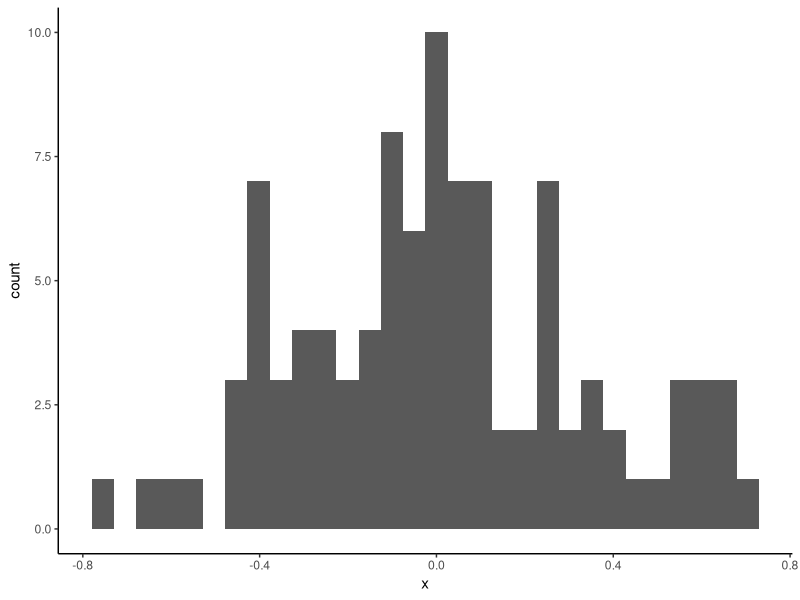
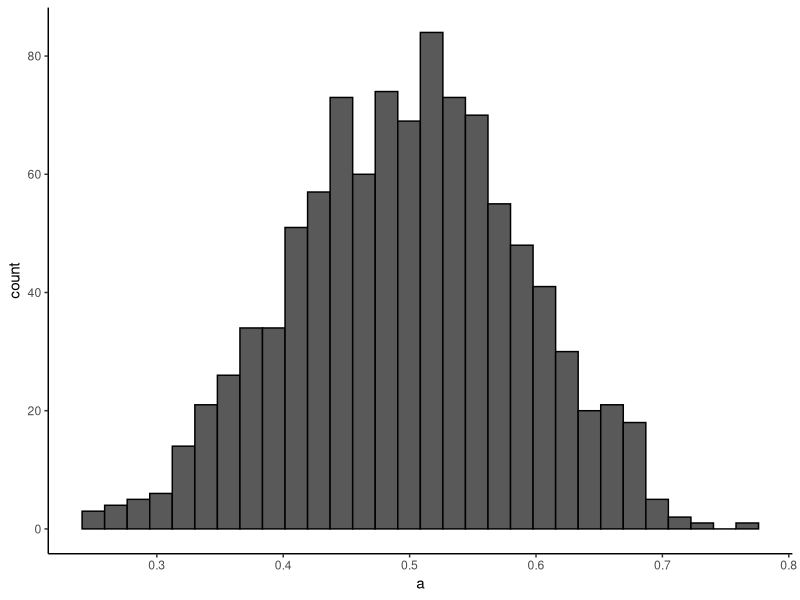
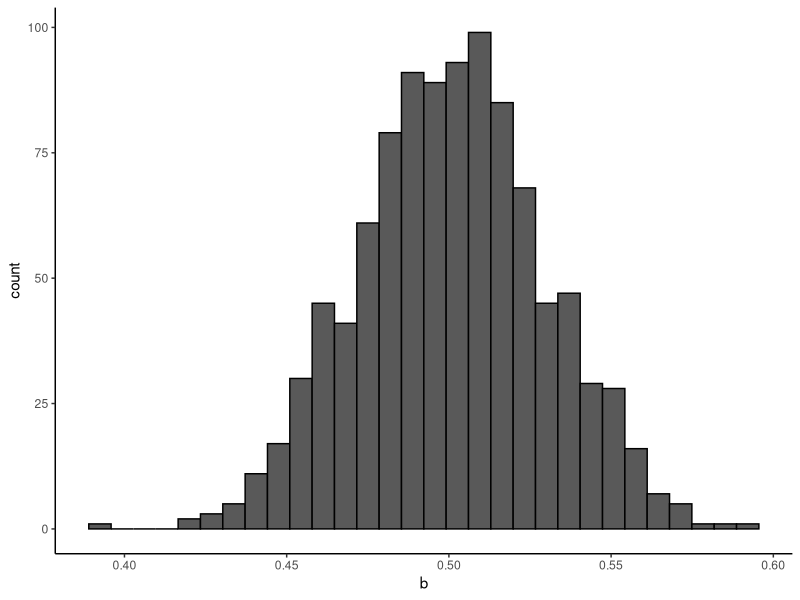
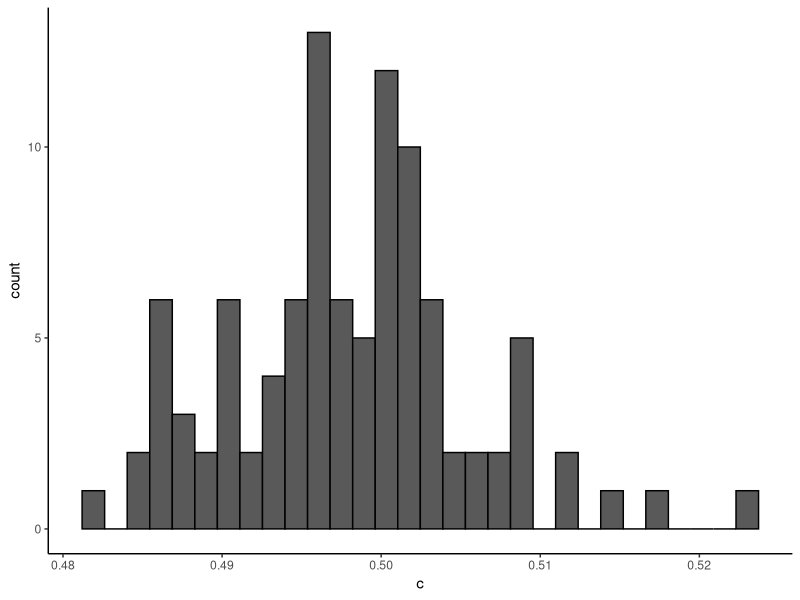
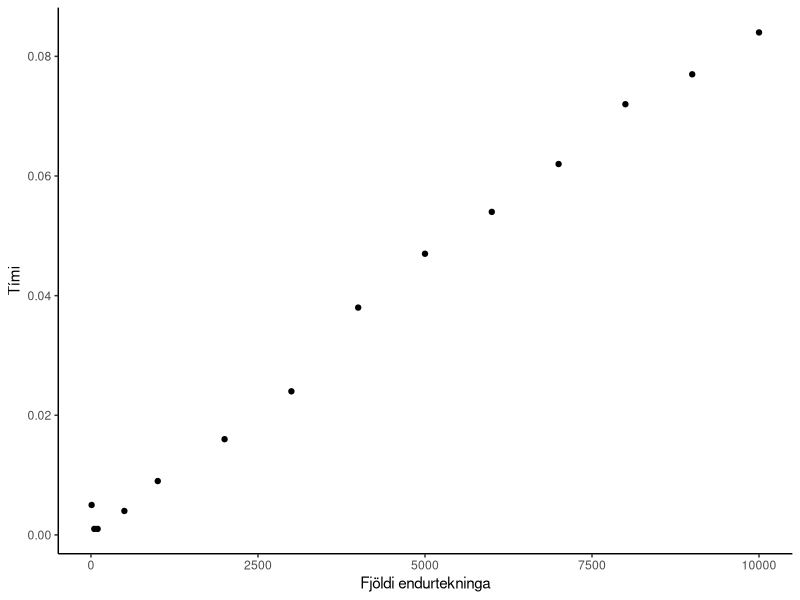

The R script that drew these images, in order:
## ---- chunk 1
library(ggplot2)
## ---- chunk 2
rnorm(100, mean=0, sd=1)
## ---- chunk 3
rnorm(50, mean=10, sd=5)
## ---- chunk 4
runif(30, min=0, max=10)
## ---- chunk 5
replicate(10, mean(rnorm(100)))
## ---- chunk 6
x <- replicate(100, mean(rnorm(10)))
xdata <- as.data.frame(x)

ggplot(xdata, aes(x=x)) + geom_histogram() + theme_classic()
## ---- chunk 7
a <- replicate(1000, mean(runif(10)))
adata <- as.data.frame(a)

ggplot(adata, aes(x=a)) + geom_histogram(colour="black") + theme_classic()
## ---- chunk 8
b <- replicate(1000, mean(runif(100)))
bdata <- as.data.frame(b)

ggplot(bdata, aes(x=b)) + geom_histogram(colour="black") + theme_classic()
## ---- chunk 9
c <- replicate(100, mean(runif(1000)))
cdata <- as.data.frame(c)

ggplot(cdata, aes(x=c)) + geom_histogram(colour="black") + theme_classic()
## ---- chunk 10
mean(xdata$x)
sd(xdata$x)
## ---- chunk 11
x2 <- replicate(1000000, mean(rnorm(10)))
xdata2 <- as.data.frame(x2)
## ---- chunk 12
mean(xdata2$x2)
sd(xdata2$x2)
## ---- chunk 13
system.time(replicate(100, mean(rnorm(10))))
## ---- chunk 14
system.time(replicate(1000, mean(rnorm(10))))
## ---- chunk 15
system.time(replicate(10000, mean(rnorm(10))))
## ---- chunk 16
system.time(replicate(100000, mean(rnorm(10))))
## ---- chunk 17
system.time(replicate(1000000, mean(rnorm(10))))
## ---- chunk 18
system.time(replicate(2000000, mean(rnorm(10))))
## ---- chunk 19
system.time(mean(1:10^8))
## ---- chunk 20
system.time(print(mean(1:10^8)))
## ---- chunk 21
x = c(10, 50, 100, 500, 1000, 2000, 3000, 4000, 5000, 6000, 7000, 8000, 9000, 10000)
y = c(0.005, 0.001, 0.001, 0.004, 0.009, 0.016, 0.024, 0.038, 0.047, 0.054, 0.062, 0.072, 0.077, 0.084)

timi.data <- data.frame(x, y)
## ---- chunk 22
ggplot(timi.data, aes(x=x, y=y)) + geom_point() + 
  xlab("Fjöldi endurtekninga") + ylab("Tími") + theme_classic()
## ---- chunk 23
system.time(replicate(100, mean(rnorm(10))))
## ---- chunk 24
system.time(replicate(100, mean(rnorm(100))))
## ---- chunk 25
system.time(replicate(100, mean(rnorm(1000))))
## ---- chunk 26
system.time(replicate(100, mean(rnorm(10000))))
## ---- chunk 27
system.time(replicate(100, mean(rnorm(1000000))))
